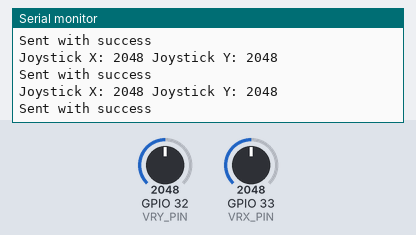
The sketch below on a simulated ESP32. Parts: the last lines printed to the serial monitor. The test bench sets the inputs (shaded band); at power-on: GPIO 32 (VRY_PIN) = 2048, GPIO 33 (VRX_PIN) = 2048.

Above: at 1.2 s.
1.3 s: GPIO 32 (VRY_PIN) set to 2866
At 1.32 s:
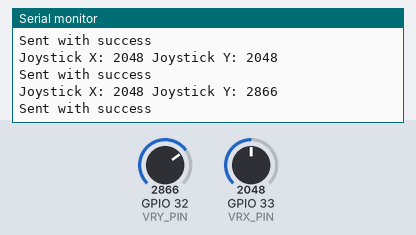
2.8 s: GPIO 33 (VRX_PIN) set to 2866
At 3.43 s:
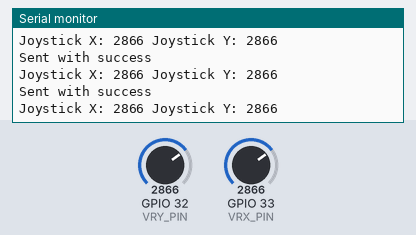
4.3 s: GPIO 32 (VRY_PIN) set to 3603
At 4.34 s:
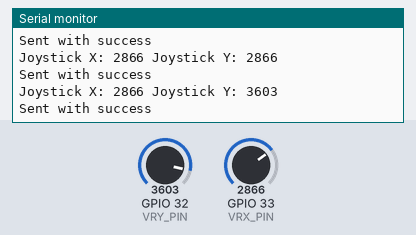
5.8 s: GPIO 33 (VRX_PIN) set to 3603
At 5.86 s:
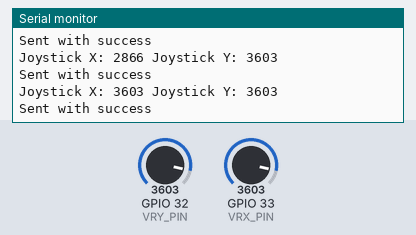
Timing chart, 0 to 8.3 s (numbered marks = the images above; inputs shaded):
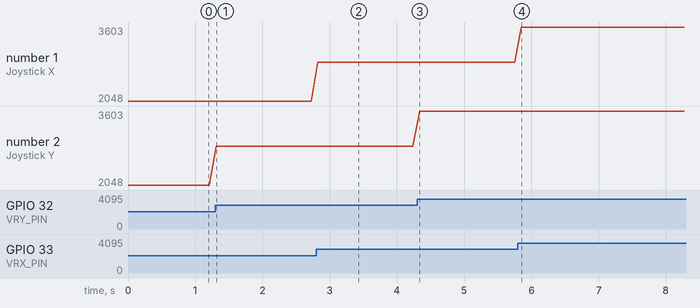

Measured:
- after the input at 1.3 s, the serial monitor: prints a new line at once (image 1)
- after the input at 2.8 s, the serial monitor: prints a new line at once (image 2)
- after the input at 4.3 s, the serial monitor: prints a new line at once (image 3)
- after the input at 5.8 s, the serial monitor: prints a new line after 0.05 s (image 4)
- plotted number 2: 2048 → 2866 after the input at 1.3 s, 2866 → 3603 after the input at 4.3 s

The sketch:

Transmitter.ino
```cpp
#include <esp_now.h>
#include <WiFi.h>

#define VRX_PIN 33 // ESP32 pin connected to VRX pin of joystick
#define VRY_PIN 32 // ESP32 pin connected to VRY pin of joystick

// MAC Address of the receiver ESP32
uint8_t broadcastAddress[] = {0x78, 0x21, 0x84, 0xE1, 0xEE, 0x60};

// Structure example to send data
// Must match the receiver structure
typedef struct struct_message {
  int x;
  int y;
} struct_message;

// Create a struct_message called myData
struct_message myData;

void setup() {
  // Initialize Serial Monitor
  Serial.begin(115200);

  // Set device as a Wi-Fi Station
  WiFi.mode(WIFI_STA);

  // Init ESP-NOW
  if (esp_now_init() != ESP_OK) {
    Serial.println("Error initializing ESP-NOW");
    return;
  }

  // Register peer
  esp_now_peer_info_t peerInfo;
  memcpy(peerInfo.peer_addr, broadcastAddress, 6);
  peerInfo.channel = 0;
  peerInfo.encrypt = false;

  // Add peer
  if (esp_now_add_peer(&peerInfo) != ESP_OK) {
    Serial.println("Failed to add peer");
    return;
  }

  pinMode(VRX_PIN, INPUT);
  pinMode(VRY_PIN, INPUT);
}

void loop() {
  // Read joystick values
  myData.x = analogRead(VRX_PIN);
  myData.y = analogRead(VRY_PIN);

  // Debug print joystick values
  Serial.print("Joystick X: ");
  Serial.print(myData.x);
  Serial.print(" Joystick Y: ");
  Serial.println(myData.y);

  // Send message via ESP-NOW
  esp_err_t result = esp_now_send(broadcastAddress, (uint8_t *) &myData, sizeof(myData));

  if (result == ESP_OK) {
    Serial.println("Sent with success");
  }
  else {
    Serial.println("Error sending the data");
  }

  delay(100);
}
```
